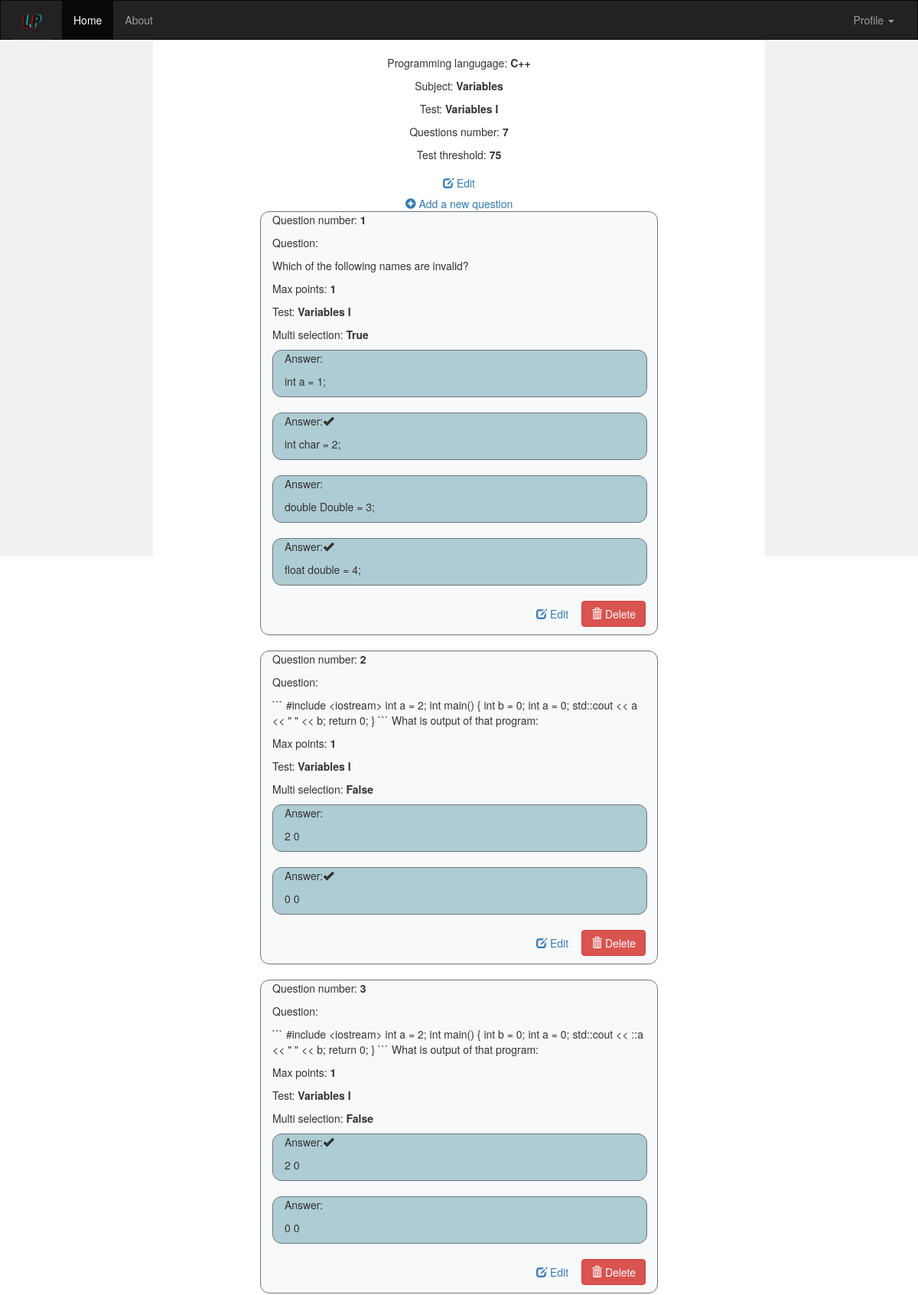
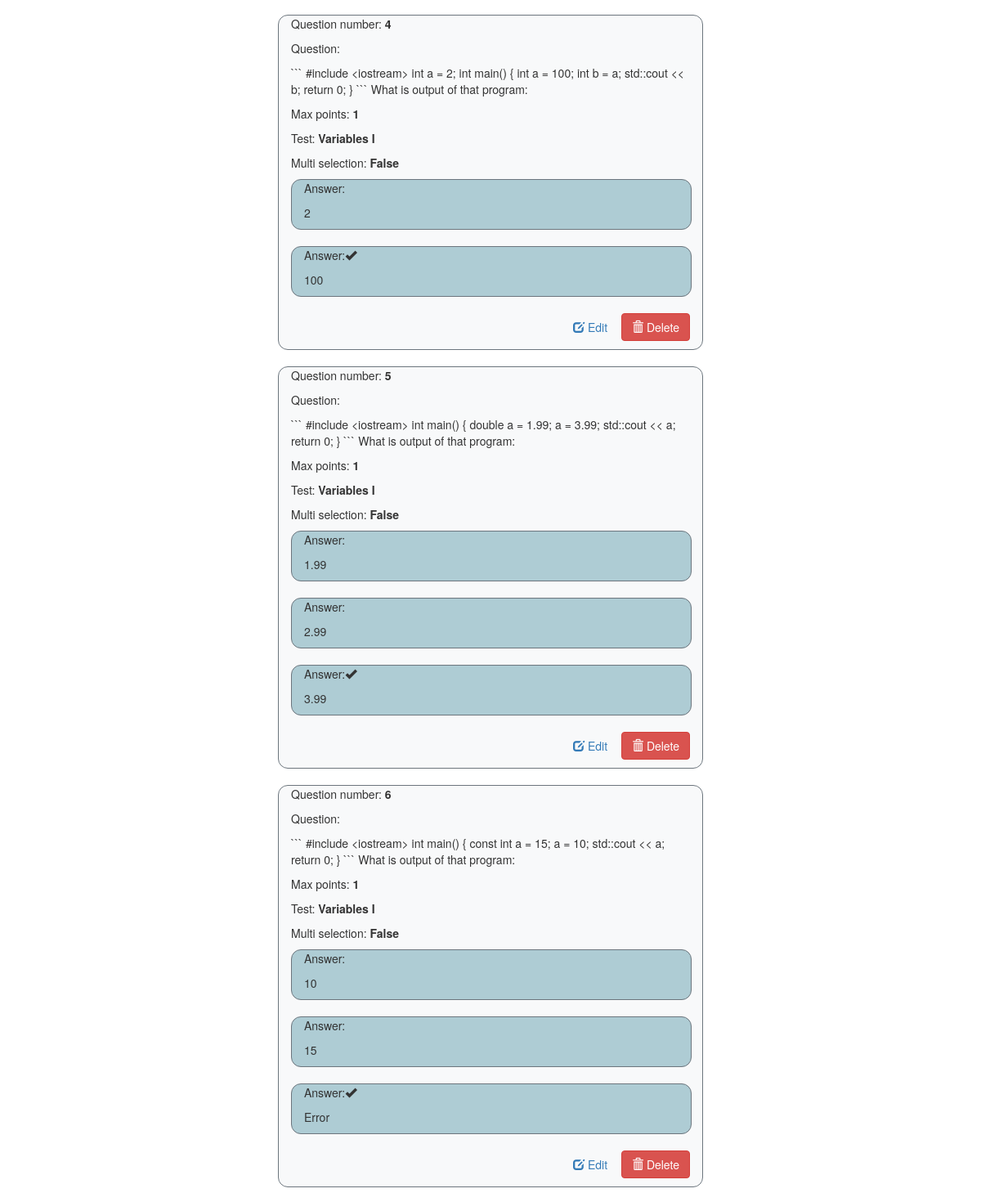
/edit_test/variables-imioibxevap (signed in, upper part), run on the app's committed database (2 pictures, top to bottom).
### learnProgramming/models.py (models this page shows, shortened)
class Test(models.Model):
    name = models.CharField(max_length=1000)
    subject = models.ForeignKey(Subject, on_delete=models.CASCADE)
    slug = models.SlugField(max_length=1000, unique=True, blank=True, default="")
    author = models.ForeignKey(User, on_delete=models.SET_NULL, null=True, default=None)
    test_description = models.TextField(default="")
    questions_number = models.IntegerField(default=0)
    threshold = models.IntegerField(default=100,
        validators=[
            MaxValueValidator(100),
            MinValueValidator(1)
        ]
    )

class Subject(models.Model):
    name = models.CharField(max_length=1000)
    author = models.ForeignKey(User, on_delete=models.SET_NULL, null=True)
    programming_lang = models.ForeignKey(Programming_Language, on_delete=models.SET_NULL, null=True)
    slug = models.SlugField(max_length=1000, unique=True, blank=True, default="")

class Programming_Language(models.Model):
    name = models.CharField(max_length=1000)
    slug = models.SlugField(max_length=1000, unique=True, blank=True, default="")
    icon = models.CharField(max_length=1000, blank=True, default="")

class Question(models.Model):
    question_number = models.IntegerField(default=0)
    question_content = models.TextField(null=False)
    max_points = models.IntegerField(default=0)
    test = models.ForeignKey(Test, on_delete=models.CASCADE)
    multi_selection = models.BooleanField(default=False)

class Answer(models.Model):
    answer_content = models.TextField(null=False)
    question = models.ForeignKey(Question, on_delete=models.CASCADE)
    if_correct = models.BooleanField()

### learnProgramming/views.py (the view)
# urls.py: path('edit_test/<test_slug>', edit_test_view, name='edit_test_view'),
@login_required(login_url='/login/')
def edit_test_view(request, test_slug):
    if can_create(request.user) == False:
        return redirect("/no_access")
    test = get_object_or_404(Test, slug=test_slug)
    questions = Question.objects.filter( test=test).order_by('question_number')
    return render(
        request,
        'learnProgramming/edit_test.html',
        {
            'test': test,
            'questions': questions,
            'messages': messages.get_messages(request),
        }
    )

### learnProgramming/views.py (called while the page is built)
def can_create(user:User) -> bool:
    if user.is_superuser:
        return True
    if user.profile.canCreate:
        return True
    return False

### learnProgramming/templates/learnProgramming/edit_test.html (shortened to what this page needs)
{% extends "header/header.html" %}
{% block midle_content %}
    <div class="container-fluid" style="overflow-y: scroll; height:80vh;">
        <br>
        <p>Programming langugage: <b>{{test.subject.programming_lang.name}}</b></p>
        <p>Subject: <b>{{test.subject.name}}</b></p>
        <p>Test: <b>{{test.name}}</b></p>
        <p>Questions number: <b>{{test.questions_number}}</b></p>
        <p>Test threshold: <b>{{test.threshold}}</b></p>
        <a href="/edit_test_info/{{test.id}}" class="btn"><span class="glyphicon glyphicon-edit"></span> Edit</a>
        <br>
        {% if user.is_superuser or user.profile.canCreate %}
            <a href="/add_new_question/{{test.slug}}"><span class="glyphicon glyphicon-plus-sign"></span> Add a new question</a>
        {% endif %}
        {% if questions %}{% for question in questions %}
            <div class="container" style="max-width: 520px; border: 1px solid #6c757d; background-color: #f8f9fa; border-radius: 1.2rem;">
                <p style="text-align:left;">Question number: <b>{{question.question_number}}</b></p>
                <p style="text-align:left;">Question:</p>
                <p style="text-align:left;" class="content-markdown"> {{question.question_content}}</p>
                <p style="text-align:left;">Max points: <b>{{question.max_points}}</b></p>
                <p style="text-align:left;">Test: <b>{{question.test.name}}</b></p>
                <p style="text-align:left;">Multi selection: <b>{{question.multi_selection}}</b></p>
                {% for answer in question.answer_set.all %}
                    <div class="container" style="max-width: 490px; border: 1px solid #6c757d; background-color: #aeccd4; border-radius: 1.2rem;">
                        <p style="text-align:left;">Answer:{% if answer.if_correct %}<span class="glyphicon glyphicon-ok"></span>{% endif %}</p>
                        <p style="text-align:left;" class="content-markdown"> {{answer.answer_content}}</p>
                    </div>
                    <br>
                {% endfor %}
                <p style="text-align:right;">
                    <a href="/edit_question/{{question.id}}" class="btn"><span class="glyphicon glyphicon-edit"></span> Edit</a>
                    <button type="button" class="btn btn-danger" data-toggle="modal" data-target="#{{question.id}}Modal"><span class="glyphicon glyphicon-trash"></span> Delete</button>
                </p>
            </div>
            <br>
        {% endfor %}{% endif %}
    </div>
{% endblock %}

### data on the page
Test: subject.programming_lang.name "C++", subject.name "Variables", name "Variables I", questions_number "7", threshold "75"
Question: question_number "1", question_content "Which of the following names are invalid?", max_points "1", test.name "Variables I", multi_selection "True"
Answer: answer_content "int a = 1;"
Answer: if_correct True (drawn), answer_content "int char = 2;"
Answer: answer_content "double Double = 3;"
Answer: if_correct True (drawn), answer_content "float double = 4;"
Question: question_number "2", question_content "``` #include <iostream> int a = 2; int main() { int b = 0; int a = 0; std::cout << a << \" \" << b; return 0; } ``` What is output of that program:", max_points "1", test.name "Variables I", multi_selection "False"
Answer: answer_content "2 0"
Answer: if_correct True (drawn), answer_content "0 0"
Question: question_number "3", question_content "``` #include <iostream> int a = 2; int main() { int b = 0; int a = 0; std::cout << ::a << \" \" << b; return 0; } ``` What is output of that program:", max_points "1", test.name "Variables I", multi_selection "False"
Answer: if_correct True (drawn), answer_content "2 0"
Answer: answer_content "0 0"
Question: question_number "4", question_content "``` #include <iostream> int a = 2; int main() { int a = 100; int b = a; std::cout << b; return 0; } ``` What is output of that program:", max_points "1", test.name "Variables I", multi_selection "False"
Answer: answer_content "2"
Answer: if_correct True (drawn), answer_content "100"
Question: question_number "5", question_content "``` #include <iostream> int main() { double a = 1.99; a = 3.99; std::cout << a; return 0; } ``` What is output of that program:", max_points "1", test.name "Variables I", multi_selection "False"
Answer: answer_content "1.99"
Answer: answer_content "2.99"
Answer: if_correct True (drawn), answer_content "3.99"
Question: question_number "6", question_content "``` #include <iostream> int main() { const int a = 15; a = 10; std::cout << a; return 0; } ``` What is output of that program:", max_points "1", test.name "Variables I", multi_selection "False"
Answer: answer_content "10"
Answer: answer_content "15"
Answer: if_correct True (drawn), answer_content "Error"
